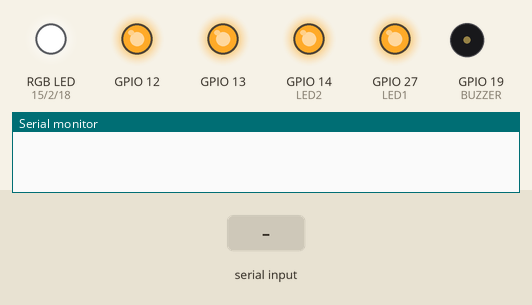
Bench run of a sketch on a simulated ESP32. Parts: an RGB LED mixed from three pins (HIGH = lit), output pins drawn as LEDs (lit = HIGH), buzzer (waves = sounding), the last lines printed to the serial monitor. Inputs (shaded band) come from the test bench.

Above: at 1.2 s.
1.3 s: "K,90,45,200,10\n" received over the second serial link
At 2.2 s:
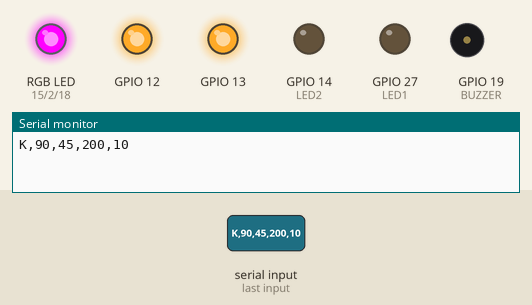
Timing chart, 0 to 4.3 s (numbered marks = the images above; inputs shaded):
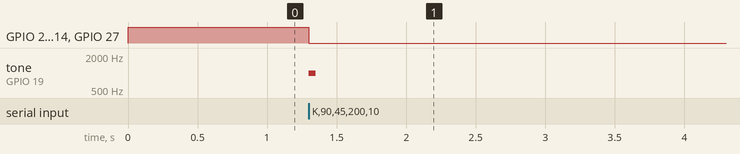

Measured:
- after the input at 1.3 s, GPIO 2 (RGB_G), GPIO 14 (LED2), GPIO 27 (LED1): HIGH → LOW at once; tone on GPIO 19 (BUZZER): silent → 1000 Hz at once, → silent 0.05 s later

The sketch:

Ardu8_31_UART_Receiver.ino
```cpp
/*
  Робототехнический контроллер «Кибернетический»: приём данных от Arduino-части

  ESP32 принимает строки «K,S1,S2,см,концевик» от примера Ardu8_30_UART_Sender,
  печатает их в монитор порта (115200) и показывает: LED1/LED2 — датчик линии,
  RGB — расстояние (красный < 20 см < зелёный), пищалка — нажатие концевого выключателя.
  DIP2 = ON. Приём: Serial2, RX = IO22.

  Плата в Arduino IDE: ESP32 Wrover Module. Кабель USB-C — в НИЖНИЙ разъём (ESP32).
*/

// ---------- Светодиоды, кнопки и пищалка ESP32 ----------
// Светодиоды горят от LOW. Слева направо на плате: LED4, LED3, LED2, LED1.
const int LED1 = 27, LED2 = 14, LED3 = 12, LED4 = 13;
const int RGB_R = 15, RGB_G = 2, RGB_B = 18;
// Кнопки дают HIGH при нажатии. Слева направо на плате: BUT4, BUT3, BUT2, BUT1.
const int BUT1 = 34, BUT2 = 35, BUT3 = 25, BUT4 = 26;
const int BUZZER = 19;

void setRGB(bool r, bool g, bool b) {
  digitalWrite(RGB_R, r ? LOW : HIGH);
  digitalWrite(RGB_G, g ? LOW : HIGH);
  digitalWrite(RGB_B, b ? LOW : HIGH);
}

void boardBegin() {
  int leds[] = {LED1, LED2, LED3, LED4, RGB_R, RGB_G, RGB_B};
  for (int p : leds) { pinMode(p, OUTPUT); digitalWrite(p, HIGH); }  // всё погасить
  int buttons[] = {BUT1, BUT2, BUT3, BUT4};
  for (int p : buttons) pinMode(p, INPUT);
  pinMode(BUZZER, OUTPUT);
}

int s1, s2, cm, endstop;

void setup() {
  boardBegin();
  Serial.begin(115200);                          // монитор порта (USB)
  Serial2.begin(115200, SERIAL_8N1, 22, 23);     // связь с Arduino: RX = IO22, TX = IO23
}

void loop() {
  if (Serial2.available()) {
    String line = Serial2.readStringUntil('\n'); // читаем строку до перевода строки
    line.trim();
    // разбор строки по запятым; sscanf вернёт 4, если все числа прочитаны
    if (sscanf(line.c_str(), "K,%d,%d,%d,%d", &s1, &s2, &cm, &endstop) == 4) {
      Serial.println(line);
      digitalWrite(LED1, s1 ? LOW : HIGH);
      digitalWrite(LED2, s2 ? LOW : HIGH);
      setRGB(cm > 0 && cm < 20, cm >= 20, false);
      if (endstop) tone(BUZZER, 1000, 50);
    }
  }
}
```
